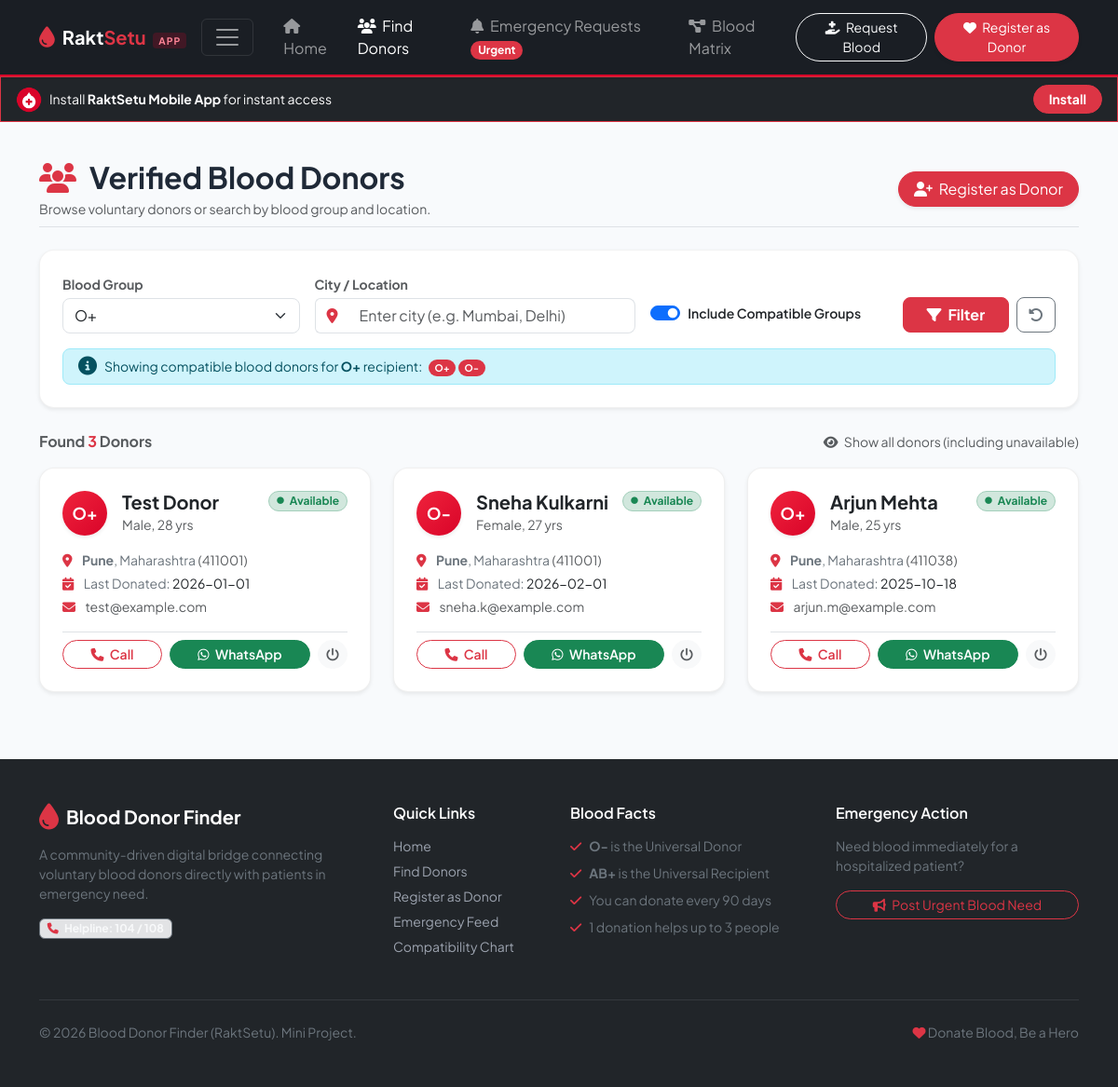
The page /donors?blood_group=O+&compatible=1 on the database its author committed.
### tables this page shows
CREATE TABLE donors (
            id INTEGER PRIMARY KEY AUTOINCREMENT,
            name TEXT NOT NULL,
            blood_group TEXT NOT NULL,
            age INTEGER NOT NULL,
            gender TEXT NOT NULL,
            phone TEXT NOT NULL,
            email TEXT,
            city TEXT NOT NULL,
            state TEXT,
            pincode TEXT,
            last_donation_date TEXT,
            is_available INTEGER DEFAULT 1,
            created_at TIMESTAMP DEFAULT CURRENT_TIMESTAMP
        );

### app.py (the view)
@app.route("/donors")
def donors():
    blood_group = request.args.get("blood_group", "").strip()
    city = request.args.get("city", "").strip()
    include_compatible = request.args.get("compatible") == "1"
    all_donors = request.args.get("all") == "1"
    donors_list = database.search_donors(
        blood_group=blood_group,
        city=city,
        include_compatible=include_compatible,
        availability_only=not all_donors
    )
    compatible_groups = []
    if blood_group and include_compatible and blood_group in database.COMPATIBLE_DONORS_FOR_RECIPIENT:
        compatible_groups = database.COMPATIBLE_DONORS_FOR_RECIPIENT[blood_group]
    return render_template(
        "donors.html",
        donors=donors_list,
        selected_bg=blood_group,
        selected_city=city,
        include_compatible=include_compatible,
        all_donors=all_donors,
        compatible_groups=compatible_groups,
        blood_groups=["A+", "A-", "B+", "B-", "AB+", "AB-", "O+", "O-"]
    )

### database.py (called while the page is built)
def get_db():
    conn = sqlite3.connect(DB_PATH)
    conn.row_factory = sqlite3.Row
    return conn

### templates/donors.html (shortened to what this page needs)
{% extends "base.html" %}
{% block content %}
<div class="container py-4">
    <div class="d-flex flex-column flex-md-row justify-content-between align-items-md-center gap-3 mb-4 pb-2 border-bottom">
        <div>
            <h2 class="fw-bold mb-1">
                <i class="fa-solid fa-users text-danger me-2"></i> Verified Blood Donors
            </h2>
            <p class="text-muted small mb-0">Browse voluntary donors or search by blood group and location.</p>
        </div>
        <div class="d-flex gap-2">
            <a href="{{ url_for('register') }}" class="btn btn-danger rounded-pill px-3 shadow-sm">
                <i class="fa-solid fa-user-plus me-1"></i> Register as Donor
            </a>
        </div>
    </div>
    <div class="card border-0 shadow-sm rounded-4 mb-4 filter-panel p-3 p-md-4">
        <form action="{{ url_for('donors') }}" method="GET" class="row g-3 align-items-center">
            <div class="col-md-3">
                <label class="form-label small fw-bold text-muted mb-1">Blood Group</label>
                <select name="blood_group" class="form-select rounded-3">
                    {% for bg in blood_groups %}
                    <option value="{{ bg }}" {% if selected_bg == bg %}selected{% endif %}>{{ bg }}</option>
                    {% endfor %}
                </select>
            </div>
            <div class="col-md-4">
                <label class="form-label small fw-bold text-muted mb-1">City / Location</label>
                <div class="input-group">
                    <span class="input-group-text bg-white border-end-0"><i class="fa-solid fa-location-dot text-danger"></i></span>
                    <input type="text" name="city" value="{{ selected_city }}" class="form-control border-start-0 rounded-end-3" placeholder="Enter city (e.g. Mumbai, Delhi)">
                </div>
            </div>
            <div class="col-md-3">
                <div class="form-check form-switch pt-md-4">
                    <input class="form-check-input" type="checkbox" name="compatible" value="1" id="compatibleCheck" {% if include_compatible %}checked{% endif %}>
                    <label class="form-check-label small fw-semibold" for="compatibleCheck">
                        Include Compatible Groups
                    </label>
                </div>
            </div>
            <div class="col-md-2 d-flex flex-column justify-content-end">
                <label class="form-label d-none d-md-block small mb-1">&nbsp;</label>
                <div class="d-flex gap-2">
                    <button type="submit" class="btn btn-danger rounded-3 w-100 fw-bold">
                        <i class="fa-solid fa-filter me-1"></i> Filter
                    </button>
                    {% if selected_bg or selected_city or include_compatible %}
                    <a href="{{ url_for('donors') }}" class="btn btn-outline-secondary rounded-3" title="Clear Filters">
                        <i class="fa-solid fa-rotate-left"></i>
                    </a>
                    {% endif %}
                </div>
            </div>
        </form>
        {% if selected_bg and include_compatible and compatible_groups %}
        <div class="alert alert-info py-2 px-3 mt-3 mb-0 rounded-3 small d-flex align-items-center gap-2">
            <i class="fa-solid fa-circle-info fs-5"></i>
            <div>
                Showing compatible blood donors for <strong>{{ selected_bg }}</strong> recipient:
                <span class="ms-1">
                    {% for cg in compatible_groups %}
                    <span class="badge bg-danger rounded-pill">{{ cg }}</span>
                    {% endfor %}
                </span>
            </div>
        </div>
        {% endif %}
    </div>
    <div class="d-flex justify-content-between align-items-center mb-3">
        <h6 class="text-muted fw-bold mb-0">
            Found <span class="text-danger">{{ donors|length }}</span> Donor{% if donors|length != 1 %}s{% endif %}
        </h6>
        <div>
            {% if all_donors %}
                <a href="{{ url_for('donors', blood_group=selected_bg, city=selected_city, compatible='1' if include_compatible else '') }}" class="text-decoration-none small text-muted">
                    <i class="fa-solid fa-eye-slash me-1"></i> Hide unavailable donors
                </a>
            {% else %}
                <a href="{{ url_for('donors', blood_group=selected_bg, city=selected_city, compatible='1' if include_compatible else '', all='1') }}" class="text-decoration-none small text-muted">
                    <i class="fa-solid fa-eye me-1"></i> Show all donors (including unavailable)
                </a>
            {% endif %}
        </div>
    </div>
    {% if donors %}
    <div class="row g-4">
        {% for donor in donors %}
        <div class="col-md-6 col-lg-4">
            <div class="card h-100 border-0 shadow-sm rounded-4 donor-card transition-all">
                <div class="card-body p-4">
                    <div class="d-flex align-items-start justify-content-between mb-3">
                        <div class="d-flex align-items-center gap-3">
                            <div class="blood-avatar rounded-circle d-flex align-items-center justify-content-center text-white fw-bold shadow-sm">
                                {{ donor.blood_group }}
                            </div>
                            <div>
                                <h5 class="fw-bold mb-0">{{ donor.name }}</h5>
                                <small class="text-muted">{{ donor.gender }}, {{ donor.age }} yrs</small>
                            </div>
                        </div>
                        <span class="badge {% if donor.is_available %}bg-success-subtle text-success border border-success-subtle{% else %}bg-secondary-subtle text-secondary border border-secondary-subtle{% endif %} rounded-pill px-2 py-1 small">
                            {% if donor.is_available %}Available{% else %}Unavailable{% endif %}
                        </span>
                    </div>
                    <div class="donor-details small text-secondary mb-3 d-flex flex-column gap-1">
                        <div>
                            <i class="fa-solid fa-location-dot text-danger me-2"></i>
                            <strong>{{ donor.city }}</strong>{% if donor.state %}, {{ donor.state }}{% endif %}
                            {% if donor.pincode %}<span class="text-muted">({{ donor.pincode }})</span>{% endif %}
                        </div>
                        <div>
                            <i class="fa-solid fa-calendar-check text-danger me-2"></i>
                            Last Donated: <span class="text-dark">{{ donor.last_donation_date or 'Not specified' }}</span>
                        </div>
                        {% if donor.email %}
                        <div>
                            <i class="fa-solid fa-envelope text-danger me-2"></i>
                            <span class="text-muted">{{ donor.email }}</span>
                        </div>
                        {% endif %}
                    </div>
                    <div class="d-flex gap-2 pt-2 border-top">
                        <a href="tel:{{ donor.phone }}" class="btn btn-outline-danger btn-sm rounded-pill flex-fill fw-semibold">
                            <i class="fa-solid fa-phone me-1"></i> Call
                        </a>
                        <a href="https://wa.me/91{{ donor.phone }}?text=Hello%20{{ donor.name }},%20I%20found%20your%20profile%20on%20Blood%20Donor%20Finder.%20Are%20you%20available%20to%20donate%20{{ donor.blood_group }}%20blood%20in%20{{ donor.city }}%3F" target="_blank" class="btn btn-success btn-sm rounded-pill flex-fill fw-semibold">
                            <i class="fa-brands fa-whatsapp me-1"></i> WhatsApp
                        </a>
                        <form action="{{ url_for('toggle_status', donor_id=donor.id) }}" method="POST" class="d-inline" onsubmit="return confirm('Toggle availability status for this donor?');">
                            <button type="submit" class="btn btn-light btn-sm rounded-pill text-muted" title="Toggle Status">
                                <i class="fa-solid fa-power-off"></i>
                            </button>
                        </form>
                    </div>
                </div>
            </div>
        </div>
        {% endfor %}
    </div>
    {% endif %}
</div>
{% endblock %}

### static/css/style.css (style rules this page uses)
:root { --primary-red: #d90429; --dark-red: #9b001d; --light-red: #ef233c; --soft-red-bg: #fff0f3; --dark-navy: #111827; --text-primary: #1f2937; --text-muted: #6b7280; --card-shadow: 0 10px 25px -5px rgba(0, 0, 0, 0.05), 0 8px 10px -6px rgba(0, 0, 0, 0.03); --hover-shadow: 0 20px 25px -5px rgba(217, 4, 41, 0.1), 0 8px 10px -6px rgba(217, 4, 41, 0.06); }
body { font-family: 'Plus Jakarta Sans', -apple-system, BlinkMacSystemFont, 'Segoe UI', Roboto, sans-serif; color: var(--text-primary); background-color: #f8fafc; min-height: 100vh; display: flex; flex-direction: column; }
.blood-avatar, .blood-badge-circle { width: 48px; height: 48px; background: linear-gradient(135deg, var(--light-red), var(--primary-red)); font-size: 1.1rem; flex-shrink: 0; }
.donor-card { transition: all 0.25s ease; border: 1px solid rgba(0, 0, 0, 0.06) !important; }
.filter-panel { background-color: #ffffff; border: 1px solid rgba(0, 0, 0, 0.05) !important; }

### rows shown on the page
donors: blood_group "O+", name "Test Donor", gender "Male", age "28", is_available "Available", city "Pune", state "Maharashtra", pincode "411001", last_donation_date "2026-01-01", email "test@example.com"
donors: blood_group "O-", name "Sneha Kulkarni", gender "Female", age "27", is_available "Available", city "Pune", state "Maharashtra", pincode "411001", last_donation_date "2026-02-01", email "sneha.k@example.com"
donors: blood_group "O+", name "Arjun Mehta", gender "Male", age "25", is_available "Available", city "Pune", state "Maharashtra", pincode "411038", last_donation_date "2025-10-18", email "arjun.m@example.com"

### other values the page prints
{{ selected_bg }} "O+"
{{ cg }} "O+" "O-"
{{ donors|length }} "3"
form field blood_group "O+"
